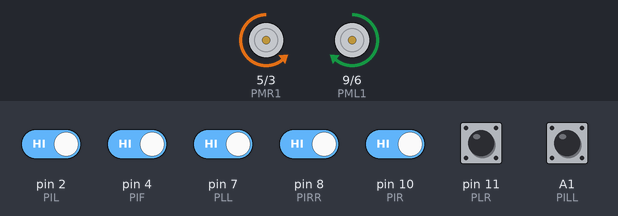
This sketch was run on a simulated Arduino Uno, built with avr-gcc and run on an emulated ATmega328P. Parts: motor-driver pin pairs drawn as motors (green arrow = first pin HIGH = forward, orange = second pin HIGH = backward, longer = more drive). The inputs (shaded band) are chosen by the test bench; at power-on: A1 (PILL), pin 2 (PIL), pin 4 (PIF), pin 7 (PLL), pin 8 (PIRR), pin 10 (PIR), pin 11 (PLR) HIGH.

Above: at 6.2 s.
6.3 s: pin 2 (PIL) driven LOW
At 7.5 s:
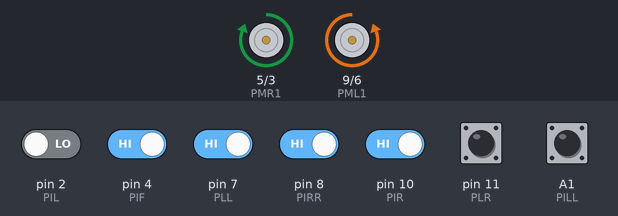
7.8 s: pin 4 (PIF) driven LOW
At 8.8 s:
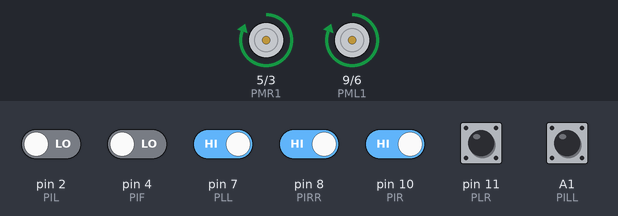
9.3 s: pin 7 (PLL) driven LOW
At 9.9 s:
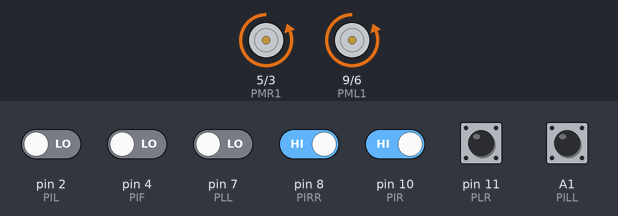
10.8 s: pin 7 (PLL) driven HIGH
At 12.0 s:
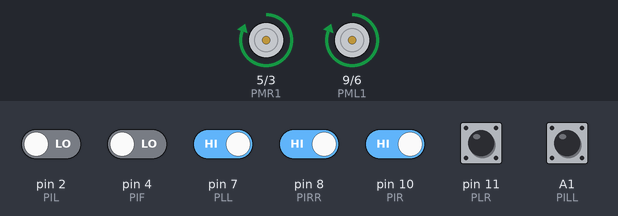
12.3 s: pin 4 (PIF) driven HIGH
At 13.4 s:
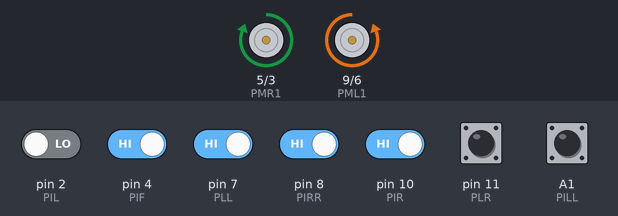
13.8 s: pin 10 (PIR) driven LOW
At 14.5 s:
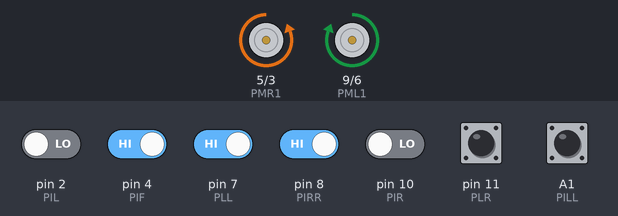
Timing chart, 0 to 16.3 s (numbered marks = the images above; inputs shaded):
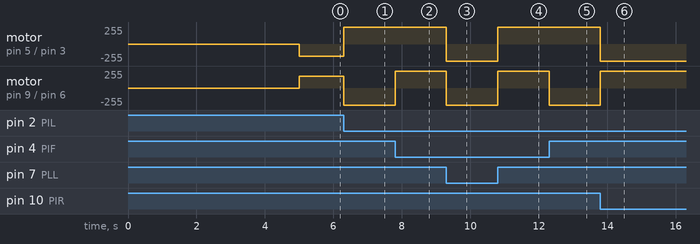

Measured:
- after the input at 6.3 s, motor on pin 5 (PMR1) / pin 3 (PMR2): backward 180/255 → forward 255/255 at once; motor on pin 9 (PML1) / pin 6 (PML2): forward 180/255 → backward 255/255 at once
- after the input at 7.8 s, motor on pin 9 (PML1) / pin 6 (PML2): backward 255/255 → forward 255/255 at once
- after the input at 9.3 s, motor on pin 5 (PMR1) / pin 3 (PMR2), motor on pin 9 (PML1) / pin 6 (PML2): forward 255/255 → backward 255/255 at once
- after the input at 10.8 s, motor on pin 5 (PMR1) / pin 3 (PMR2), motor on pin 9 (PML1) / pin 6 (PML2): backward 255/255 → forward 255/255 at once
- after the input at 12.3 s, motor on pin 9 (PML1) / pin 6 (PML2): forward 255/255 → backward 255/255 at once
- after the input at 13.8 s, motor on pin 5 (PMR1) / pin 3 (PMR2): forward 255/255 → backward 255/255 at once; motor on pin 9 (PML1) / pin 6 (PML2): backward 255/255 → forward 255/255 at once

The sketch:

RoboSumo_code.ino
```cpp
// تعريف متغيرين من نوع Boolean لتحديد الاتجاه لاحقاً
bool x = true;
bool R = true;

// تعريف دبابيس الموتور الأيمن والأيسر
#define PMR1 5  // PinMotorRight1 – يتحكم في اتجاه دوران الموتور الأيمن (جهة أولى)
#define PMR2 3  // PinMotorRight2 – يتحكم في الاتجاه الثاني للموتور الأيمن
#define PML1 9  // PinMotorLeft1 – يتحكم في اتجاه دوران الموتور الأيسر (جهة أولى)
#define PML2 6  // PinMotorLeft2 – يتحكم في الاتجاه الثاني للموتور الأيسر

// تعريف دبابيس الحساسات (الأشعة تحت الحمراء IR)
#define PIR 10   // Pin IR Right – الحساس الأيمن
#define PIF 4    // Pin IR Front – الحساس الأمامي
#define PIL 2    // Pin IR Left – الحساس الأيسر
#define PIRR 8   // Pin IR Rear Right – حساس مساعد يمين خلفي
#define PILL A1  // Pin IR Rear Left – حساس مساعد يسار خلفي (تناظري)

// تعريف دبابيس الحساسات الضوئية (Light sensors)
#define PLR 11  // Pin Light Right – حساس الضوء الأيمن
#define PLL 7   // Pin Light Left – حساس الضوء الأيسر

void setup() {
  Serial.begin(9600); // بدء الاتصال التسلسلي بسرعة 9600 لتتبع القيم
  // إعداد دبابيس المحركات كمخرجات
  pinMode(PMR1, OUTPUT);
  pinMode(PMR2, OUTPUT);
  pinMode(PML1, OUTPUT);
  pinMode(PML2, OUTPUT);

  // إعداد دبابيس الحساسات كمدخلات
  pinMode(PIR, INPUT);
  pinMode(PIF, INPUT);
  pinMode(PIL, INPUT);
  pinMode(PIRR, INPUT);
  pinMode(PILL, INPUT);
  pinMode(PLR, INPUT);
  pinMode(PLL, INPUT);

  delay(5000); // تأخير 5 ثوانٍ قبل بدء البرنامج الرئيسي (يمكن استخدامها لتهيئة الروبوت)
}

// تعريف متغيرات لقراءة قيم الحساسات
int IR = 0;
int IL = 0;
int IRR = 0;
int ILL = 0;
int IF = 0;

int LR = 0;
int LL = 0;

void loop() {
  // قراءة قيم الحساسات
  IR = digitalRead(PIR);    // قراءة الحساس الأيمن
  IL = digitalRead(PIL);    // قراءة الحساس الأيسر
  IRR = digitalRead(PIRR);  // قراءة الحساس الخلفي الأيمن
  ILL = digitalRead(PILL);  // قراءة الحساس الخلفي الأيسر
  IF = digitalRead(PIF);    // قراءة الحساس الأمامي

  LR = digitalRead(PLR);    // قراءة حساس الضوء الأيمن
  LL = digitalRead(PLL);    // قراءة حساس الضوء الأيسر

  // في حال اكتشاف ضوء قوي (أحد الحساسات الضوئية LOW)
  if (LR == LOW || LL == LOW) {
    Backward(255);   // التراجع للخلف بسرعة كاملة
    delay(500);      // الانتظار نصف ثانية
  }

  // إذا لم يكن هناك شيء أمام الروبوت
  else if (IF == LOW) {
    Forward(255);    // التحرك للأمام بسرعة كاملة
  }

  // إذا كان هناك شيء على اليمين
  else if (IR == LOW) {
    Right(255);      // التوجه نحو اليمين
    R = true;        // تحديث الاتجاه لليمين
  }

  // إذا كان هناك شيء على اليسار
  else if (IL == LOW) {
    Left(255);       // التوجه نحو اليسار
    R = false;       // تحديث الاتجاه لليسار
  }

  // إذا الحساس الخلفي الأيمن اكتشف عائق
  else if (IRR == LOW) {
    Right(255);      // التفاف لليمين
    R = true;        // حفظ الاتجاه
  }

  // إذا الحساس الخلفي الأيسر اكتشف عائق
  else if (ILL == LOW) {
    Left(255);       // التفاف لليسار
    R = false;       // حفظ الاتجاه
  }

  // في حال عدم اكتشاف أي شيء بالحساسات
  else {
    if (R == true) {
      Right(180);    // التفاف بسيط لليمين بسرعة أقل
    }
    else if (R == false) {
      Left(180);     // التفاف بسيط لليسار بسرعة أقل
    }
  }
}

// دالة الحركة للأمام
void Forward(int spd) {
  analogWrite(PMR1, spd); // تشغيل جهة واحدة من الموتور الأيمن
  analogWrite(PMR2, 0);   // إيقاف الجهة الثانية
  analogWrite(PML1, spd); // تشغيل جهة واحدة من الموتور الأيسر
  analogWrite(PML2, 0);   // إيقاف الجهة الثانية
}

// دالة التراجع للخلف
void Backward(int spd) {
  analogWrite(PMR1, 0);
  analogWrite(PMR2, spd);
  analogWrite(PML1, 0);
  analogWrite(PML2, spd);
}

// دالة الالتفاف لليمين
void Right(int spd) {
  analogWrite(PMR1, 0);
  analogWrite(PMR2, spd);   // تشغيل الجهة العكسية للموتور الأيمن
  analogWrite(PML1, spd);
  analogWrite(PML2, 0);
}

// دالة الالتفاف لليسار
void Left(int spd) {
  analogWrite(PMR1, spd);
  analogWrite(PMR2, 0);
  analogWrite(PML1, 0);
  analogWrite(PML2, spd);   // تشغيل الجهة العكسية للموتور الأيسر
}

// التفاف لليمين باستخدام عجلة واحدة فقط (اليسرى)
void RightOneWheel(int spd) {
  analogWrite(PMR1, 0);
  analogWrite(PMR2, 0);
  analogWrite(PML1, spd);
  analogWrite(PML2, 0);
}

// التفاف لليسار باستخدام عجلة واحدة فقط (اليمنى)
void LeftOneWheel(int spd) {
  analogWrite(PMR1, spd);
  analogWrite(PMR2, 0);
  analogWrite(PML1, 0);
  analogWrite(PML2, 0);
}
```
